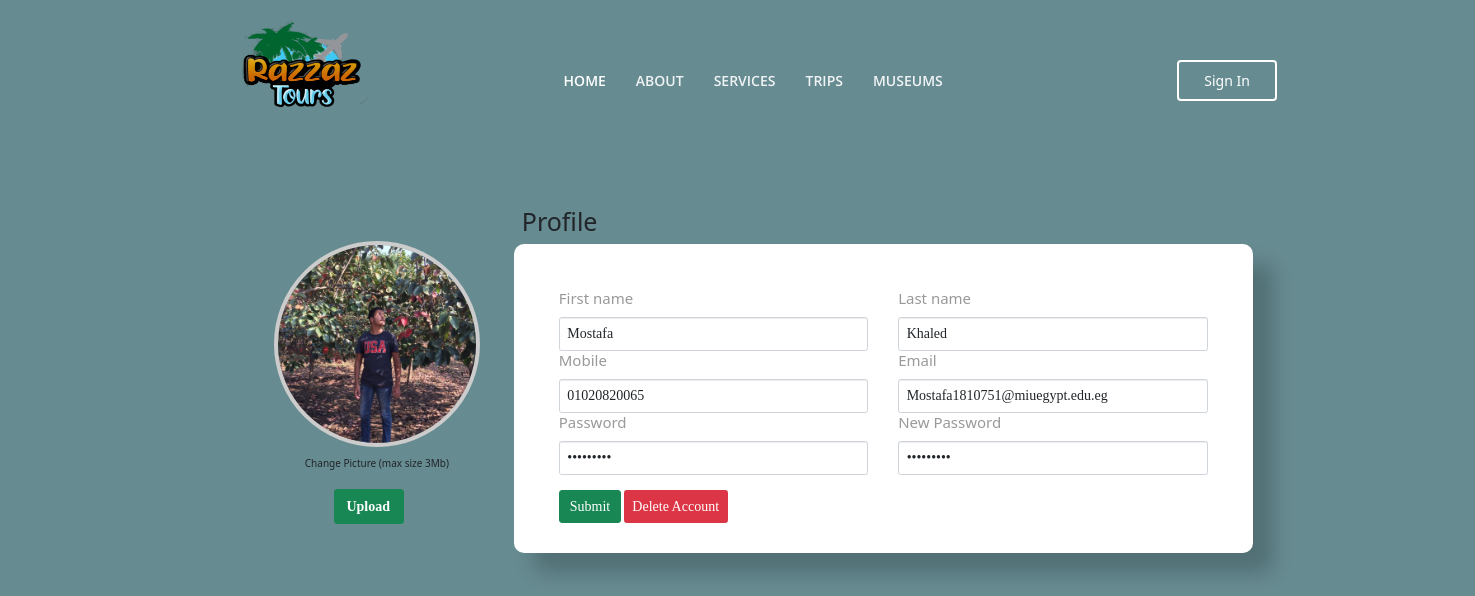
The app's page /EditMyProfileH.php (signed in) with its own data.
### tables this page shows
CREATE TABLE `users` (
  `ID` int(11) NOT NULL,
  `First Name` varchar(255) NOT NULL,
  `Last Name` varchar(255) NOT NULL,
  `Email` varchar(255) NOT NULL,
  `Gender` varchar(255) NOT NULL,
  `Number` varchar(255) NOT NULL,
  `Password` varchar(255) NOT NULL,
  `Picture` varchar(55) NOT NULL,
  `User_Type_ID` int(11) NOT NULL DEFAULT 2
);

### model/PersonModel.php (called while the page is built, shortened)
<?php
class PersonModel
{
private $servername = "localhost";
private $username = "root";
private $pass = "";
private $database = "razzaztours";
public $con;
private $img;
private $firstname;
private $lastname;
private $email;
private $number;
private $password;
public function __construct(){
 $this->con = new mysqli($this->servername, $this->username, $this->pass, $this->database);
    if (mysqli_connect_error()) {
        trigger_error("Failed to connect to MySQL: " . mysqli_connect_error());
    } else {
        return $this->con;
    }
}
public function getprofile()
{
    $this->id = $_SESSION['Logged_in_ID'];
    $query = "SELECT * FROM `users` where ID = '$this->id'";
    $sql = $this->con->query($query);
    if ($sql->num_rows > 0)
    {
        while($row = $sql->fetch_assoc()) {
         $this->firstname = $row['First Name'];
         $this->lastname = $row['Last Name'];
         $this->email = $row['Email'];
         $this->number = $row['Number'];
         $this->password = $row['Password'];
         $this->img = $row['Picture'];
        }
    }
}
public function getfirstname(){
    return $this->firstname;
}
public function getlastname(){
    return $this->lastname;
}
public function getemail(){
    return $this->email;
}
public function getnumber(){
    return $this->number;
}
public function getpassword(){
    return $this->password;
}
public function getimg(){
    return $this->img;
}
}
?>

### view/PersonView.php (the view, shortened to what this page needs)
<?php
require_once('model/PersonModel.php');
class PersonView extends PersonModel
{
            ?>
                     <?php }
public function fetchEditProfile()
{
    echo ''.$this->getprofile().'<div class="container bootstrap snippet" style="margin-top: 15%; margin-left: 15%;">
    <div class="row">
      <div class="col-sm-10" id="h" style = "margin-left: -50px;"><h1>Profile</h1></div>
    </div>
    <div class="row">
<form id="upload" action = "EditMyProfileH.php" method="post" enctype="multipart/form-data">
      <div class="col-sm-3">
      <div class="picture-container">
        <div class="picture">
            <img src="img/personal-images/'.$this->getimg().'" class="picture-src" id="wizardPicturePreview" title="">
            <input type="file" id="wizard-picture" accept="image/*" name="image" required>
        </div>
        <h6 style = "margin-top: 10px;">Change Picture (max size 3Mb)</h6>
    </div><br>
   <input class="btn btn-lg btn-success"  id="up" type="submit" style = "margin-left: 105px; font-size:14px; font-family: Brush Script MT;" name="upload" value="Upload">
    </div>
</form>
<form class="form" method="post" style="margin-left:300px; margin-top:-280px; width:1000px;" id="info-Form">
      <div class="col-sm-9" id="c">
            <div class="tab-pane active" id="home">
                <div style = "margin-right: 200px;">';
                    foreach ($_SESSION['error'] as $e) { ?>
                     <?php }
               echo '</div>
                      <div class="form-group">
                          <div class="col-xs-6">
                              <label for="first_name"><h4>First name</h4></label>
                              <input type="text" style = "font-size:14px; font-family: Brush Script MT;" class="form-control" name="first_name" value = "'.$this->getfirstname().'"placeholder="first name" title="enter your first name if any.">
                          </div>
                      </div>
                      <div class="form-group">
                          <div class="col-xs-6">
                            <label for="last_name"><h4>Last name</h4></label>
                              <input type="text" style = "font-size:14px; font-family: Brush Script MT;" class="form-control" name="last_name" value = "'.$this->getlastname().'" id="last_name" placeholder="last name" title="enter your last name if any.">
                          </div>
                      </div>
                      <div class="form-group">
                          <div class="col-xs-6">
                            <label for="mobile"><h4>Mobile</h4></label>
                              <input type="text" style = "font-size:14px; font-family: Brush Script MT;" class="form-control" name="mobile" value ="'.$this->getnumber().'" id="mobile" placeholder="mobile number" title="enter your mobile number if any.">
                          </div>
                      </div>
                      <div class="form-group">
                          <div class="col-xs-6">
                             <label for="email"><h4>Email</h4></label>
                              <input type="email" style = "font-size:14px; font-family: Brush Script MT;" class="form-control" name="email" value = "'.$this->getemail().'" id="email" placeholder="you@email.com" title="enter your email.">
                          </div>
                      </div>
                      <div class="form-group">
                          <div class="col-xs-6">
                              <label for="password"><h4>Password</h4></label>
                              <input type="password" style = "font-size:14px; font-family: Brush Script MT;" class="form-control" value = "'.$this->getpassword().'" name="password" id="password" title="enter your password.">
                          </div>
                      </div>
                      <div class="form-group">
                          <div class="col-xs-6">
                            <label for="password2"><h4>New Password</h4></label>
                              <input type="password" style = "font-size:14px; font-family: Brush Script MT;" class="form-control" value ="'.$this->getpassword().'" name="password2" id="confirm_password" title="enter your password.">
                          </div>
                      </div>
                      <div class="form-group">
                           <div class="col-xs-12">
                                <br>
                                <input name = "save" style = "font-size:14px; font-family: Brush Script MT;" class="btn btn-lg btn-success" id="s" type="submit">
                                <input type="submit" name = "deleteAccount" style = "font-size:14px; font-family: Brush Script MT; height:33px;" value = "Delete Account" class="btn btn-danger" >
                            </div>
                      </div>
                </div>
           </div>
        </form>
    </div>
      </div>';
}
}

### assets/css/EditProfile.css (style rules this page uses)
body { background-color: #668B91; font-family: Helvetica; font-size: 100%; display: block; padding-right:100px; display: block; }
#h h1 { padding-left: 33%; text-align:left; }
#up { font-weight: bold; padding-left: 50px; }
.picture-container { position: relative; cursor: pointer; text-align: center; }
.picture { width: 206px; height: 206px; background-color: #999999; border: 4px solid #CCCCCC; color: #FFFFFF; border-radius: 50%; margin: 0px auto; overflow: hidden; transition: all 0.2s; -webkit-transition: all 0.2s; }
.picture-src { width: 100%; }
#c { color: #999; border-radius: 10px !important; margin-bottom: 15px !important; background: #fff !important; box-shadow: 20px 20px 20px rgba(0, 0, 0, 0.2) !important; padding: 30px !important; }
#up { margin-left: 85px; padding-left: 9px; width: 70px; height: 35px; font-size: 15px; }

### records on screen
users: Picture (picture), first_name "Mostafa", last_name "Khaled", mobile "01020820065", email "Mostafa1810751@miuegypt.edu.eg"
